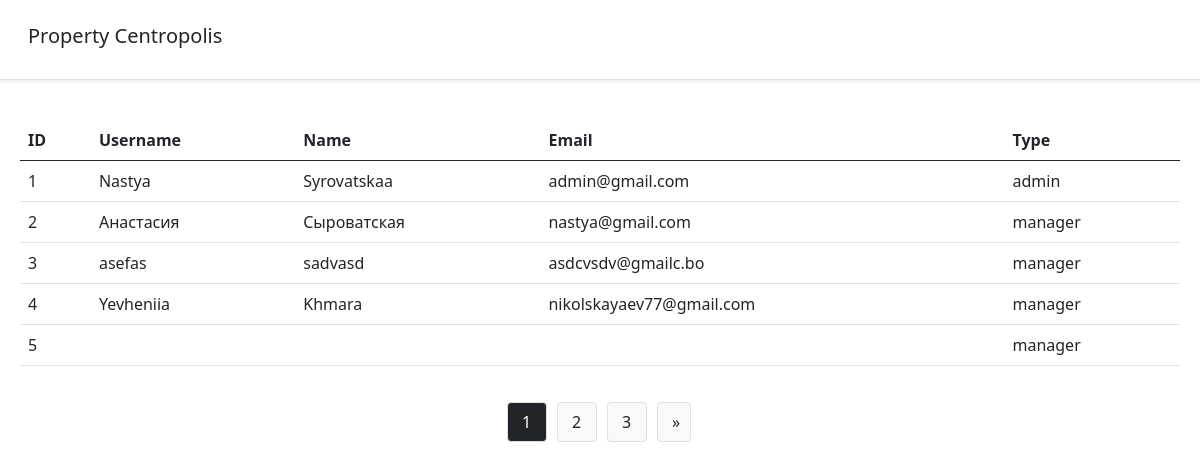
Page /staff on the earlier database version.
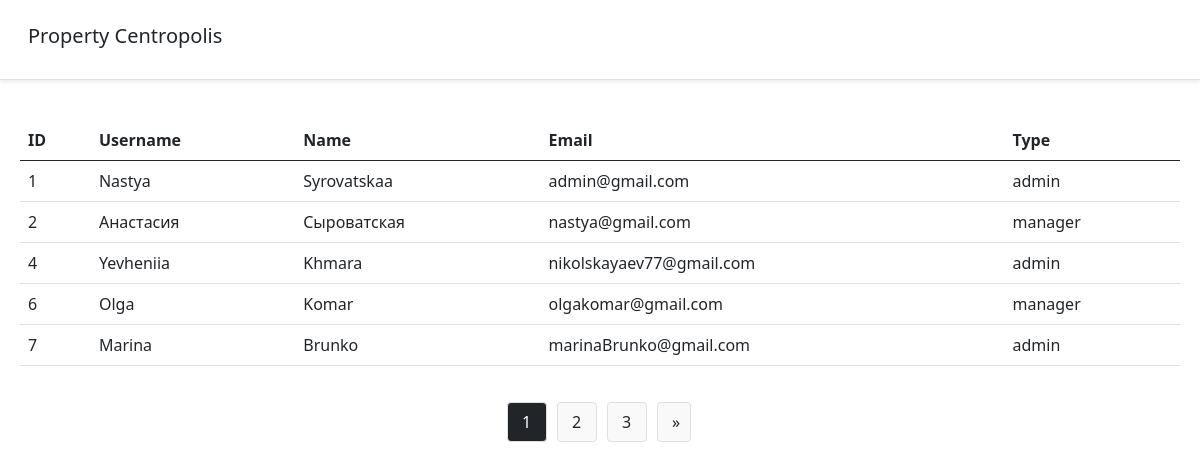
Same page on the later database version.
### rega/models.py (models this page shows, shortened)
class User(AbstractUser):
    username = models.CharField('username', max_length=100, unique=True)
    name = models.CharField('username', max_length=100, default='name')
    email = models.CharField('email', max_length=100, unique=True)
    password = models.CharField('password', max_length=100)
    type = models.CharField(
        max_length=10,
        choices=TypeUsers.choices,
        default=TypeUsers.MANAGER,
    )
    EMAIL_FIELD = 'email'
    USERNAME_FIELD = 'username'
    REQUIRED_FIELDS = []

### rega/views.py (the view)
# urls.py: path('staff', views.staff, name='staff')
def staff(request):
    page_number_staff = request.GET.get('page') or 1
    property_staff = User.objects.all()
    current_page_staff = Paginator(property_staff, 5)
    page_staff = current_page_staff.get_page(page_number_staff)
    property_staff_count = property_staff.count()
    context = {
        'property_staff': page_staff,
        'property_staff_count': property_staff_count
    }
    return render(request, 'rega/staff.html', context)

### rega/templates/rega/staff.html (shortened to what this page needs)
{% load static %}
<!DOCTYPE html>
<html lang="en">
<head>
    <link href="https://cdn.jsdelivr.net/npm/bootstrap@5.0.1/dist/css/bootstrap.min.css" rel="stylesheet"
>
    <link rel="stylesheet" href="{% static 'css/rega.css'%}">
</head>
<body>
    {% include "rega/header.html" %}
    <div class="dashboard-content-indexes">
        <div class="contracts-table">
            <table class="table">
                <thead class="thead-dark">
                    <tr>
                        <th scope="col">ID</th>
                        <th scope="col">Username </th>
                        <th scope="col">Name</th>
                        <th scope="col">Email</th>
                        <th scope="col">Type</th>
                    </tr>
                </thead>
                {% if property_staff_count > 0 %}
                <tbody>
                    {% for el in property_staff %}
                    <tr class="row-center">
                        <td>{{ el.id }}</td>
                        <td>{{ el.first_name }}</td>
                        <td>{{ el.last_name }}</td>
                        <td>{{ el.email }}</td>
                        <td>{{el.type}}</td>
                    </tr>
                    {% endfor %}
                </tbody>
                {% endif %}
            </table>
        </div>
        <div class="row">
            <ul class="pagination">
                {% for page in property_staff.paginator.page_range %}
                {% if page == property_staff.number %}
                <li class="pigi-item-current"><a class="white-text" href="?page={{page}}">{{page}}</a></li>
                {% else %}
                <li class="pigi-item-number"><a class="text-dark" href="?page={{page}}">{{page}}</a></li>
                {% endif %}
                {% endfor %}
                {% if property_staff.has_next %}
                <li class="pigi-item">
                    <a class="text-dark" href="?page={{ property_staff.next_page_number }}">&raquo;</a>
                </li>
                {% endif %}
            </ul>
        </div>
    </div>
</body>
</html>

Differences in the rows shown:
removed User: id "3", first_name "asefas", last_name "sadvasd", email "asdcvsdv@gmailc.bo", type "manager"
removed User: id "5", type "manager"
changed User "Yevheniia": type "manager" → "admin"
now on this page (row unchanged): User: id "6", first_name "Olga", last_name "Komar", email "olgakomar@gmail.com", type "manager"
now on this page (row edited): User: id "7", first_name "Marina", last_name "Brunko", email "marinaBrunko@gmail.com", type "admin"
